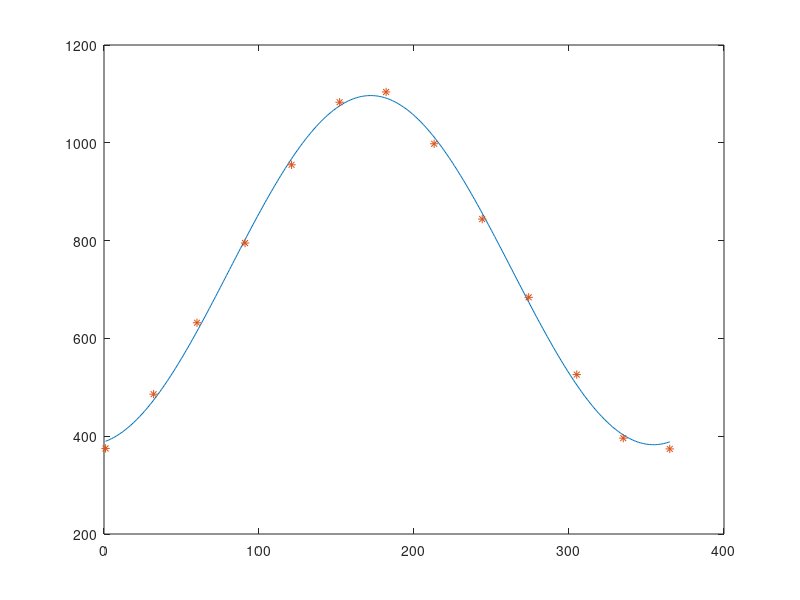

Write MATLAB code to recreate this figure.
clear
clf
days = [1; 32; 60; 91; 121; 152; 182; 213; 244; 274; 305; 335; 365];
time = [375; 486; 632; 795; 955; 1083; 1104; 998; 844; 684; 526; 396; 374];

w = (2*pi)/365;

A = [sin(days.*w), cos(days.*w), days.^0];
c=A\time;

x = (1:365)';
plotA = [sin(x.*w) cos(x.*w) x.^0];
plot(x, plotA*c)
hold on
plot(days, time, "*")